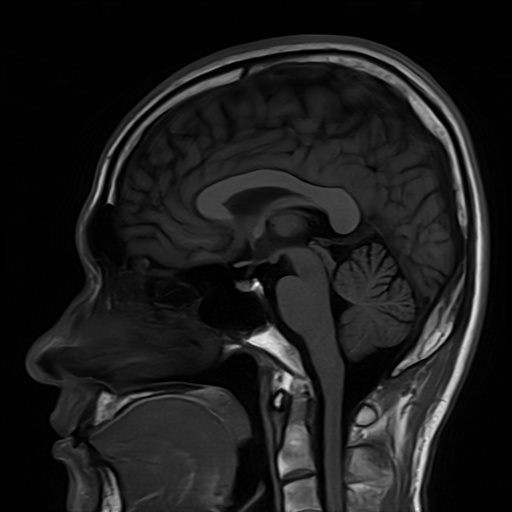
#> input picture Experiment_08/Inputs/images/Brain_MRI.png, 512 x 512 px, found by its file name
$ python task_14_1_rle_compression.py
#> lines starting #> are read from the running program, lines starting #| are printed output that depends on the picture; after the words box and inside, x2 and y2 are one past the last pixel; in counts of white or black regions, pixels touching at a corner belong together
"""
Task 14.1: Custom Run-Length Encoding (RLE) Compressor & Bit-Exact Verification
Experiment 14: Medical Image Compression and Quality Evaluation
Author: Muhammad Ikrama (Reg ID: 60140)
"""

import os
import cv2
import numpy as np
import pandas as pd
import matplotlib.pyplot as plt

BASE_DIR = os.path.dirname(os.path.abspath(__file__))
EXP_DIR = os.path.abspath(os.path.join(BASE_DIR, ".."))
TAB_DIR = os.path.join(EXP_DIR, "Tables")
FIG_DIR = os.path.join(EXP_DIR, "Figures")
IMG_DIR = os.path.join(EXP_DIR, "Inputs", "images")

os.makedirs(TAB_DIR, exist_ok=True)
os.makedirs(FIG_DIR, exist_ok=True)

def rle_encode(img):
    flat = img.ravel()
    n = len(flat)
    if n == 0: return []
    runs = []
    val = flat[0]
    count = 1
    for i in range(1, n):
        if flat[i] == val:
            count += 1
        else:
            runs.append((int(val), int(count)))
            val = flat[i]
            count = 1
    runs.append((int(val), int(count)))
    return runs

def rle_decode(runs, shape):
    out = []
    for val, count in runs:
        out.extend([val] * count)
    return np.array(out, dtype=np.uint8).reshape(shape)

def run_task_14_1():
    print("=" * 80)
    print("TASK 14.1: CUSTOM RUN-LENGTH ENCODING (RLE) COMPRESSOR")
    print("=" * 80)

    mri_path = os.path.join(IMG_DIR, "Brain_MRI.png")
    mri = cv2.imread(mri_path, cv2.IMREAD_GRAYSCALE)
#> mri is the input picture: shape (512, 512); min 0, max 254, mean 27.9
    if mri is None:
        raise FileNotFoundError(f"Brain MRI not found at {mri_path}")

    # Generate binary mask via Otsu's thresholding
    _, bin_mask = cv2.threshold(mri, 0, 255, cv2.THRESH_BINARY + cv2.THRESH_OTSU)
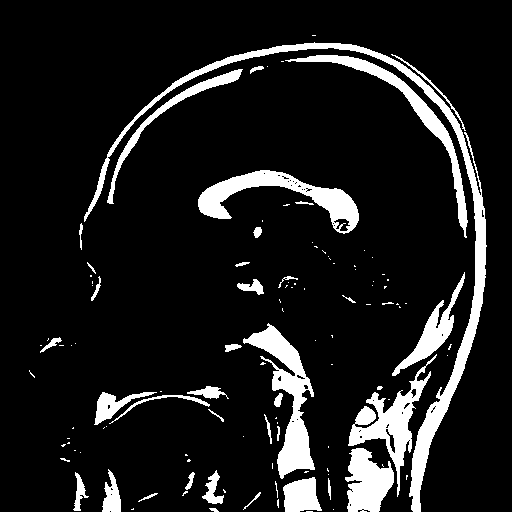
#> bin_mask: shape (512, 512); 11.3% white; 115 white regions (77 under 20 px), largest, box (x1, y1, x2, y2) and area: (84, 42, 487, 512) 7085, (243, 323, 315, 479) 3591, (198, 170, 359, 234) 3287

    records = []
    inputs = [("Binary Otsu Mask (High Redundancy)", bin_mask),
              ("Raw 8-bit Grayscale MRI (Noisy Pixels)", mri)]

    print(f"{'Input Target':<38} | {'Raw Bytes':<10} | {'Runs':<7} | {'RLE Bytes':<10} | {'CR':<6} | {'MSE':<6} | {'Status'}")
    print("-" * 88)

    dec_images = {}
    for name, img in inputs:
        runs = rle_encode(img)
        raw_b = img.size
        # Each run stores (value: 1 byte uint8, count: 2 bytes uint16) = 3 bytes
        comp_b = len(runs) * 3
        cr = raw_b / float(comp_b)
        ss = (1.0 - (1.0 / cr)) * 100.0
        dec = rle_decode(runs, img.shape)
        dec_images[name] = dec
        mse = float(np.mean((img.astype(float) - dec.astype(float)) ** 2))

        assert mse == 0.0, f"RLE reconstruction error: MSE = {mse}"
        status = "BIT-EXACT (PASS)"

        records.append({
            "Input_Type": name,
            "Raw_Bytes": raw_b,
            "Total_Runs": len(runs),
            "RLE_Compressed_Bytes": comp_b,
            "Compression_Ratio": round(cr, 2),
            "Space_Saving_Pct": round(ss, 1),
            "MSE": round(mse, 4),
            "Reconstruction_Status": status
        })
        print(f"{name:<38} | {raw_b:<10d} | {len(runs):<7d} | {comp_b:<10d} | {cr:<5.2f}x | {mse:<6.4f} | {status}")
#> this loop made 2 passes
#> (name, n in rle_encode, raw_b, comp_b, cr, ss) on passes 1 to 2: ('Binary Otsu Mask (High Redundancy)', 262144, 262144, 16419, 15.97, 93.74), ('Raw 8-bit Grayscale MRI (Noisy Pixels)', 262144, 262144, 498474, 0.526, -90.15)
#| Binary Otsu Mask (High Redundancy)     | 262144     | 5473    | 16419      | 15.97x | 0.0000 | BIT-EXACT (PASS)
#| Raw 8-bit Grayscale MRI (Noisy Pixels) | 262144     | 166158  | 498474     | 0.53 x | 0.0000 | BIT-EXACT (PASS)
#> after the loop, dec_images = 2 items; records = 2 items

    df = pd.DataFrame(records)
#> df = table of 2 rows and 8 columns
    df.to_csv(os.path.join(TAB_DIR, "exp14_task_14_1_rle_summary.csv"), index=False)

    # Plotting Figure
    fig, axes = plt.subplots(1, 4, figsize=(18, 4.5))

    axes[0].imshow(bin_mask, cmap="gray")
    axes[0].set_title("(A) Binary Otsu Mask\nRaw: 262,144 Bytes", fontsize=10, fontweight="bold")
    axes[0].axis("off")

    axes[1].imshow(dec_images["Binary Otsu Mask (High Redundancy)"], cmap="gray")
    cr_b = df.loc[0, "Compression_Ratio"]
#> cr_b = 15.97
    axes[1].set_title(f"(B) Decoded Binary Mask\nCR = {cr_b:.2f}x (MSE = 0.000)", fontsize=10, fontweight="bold")
    axes[1].axis("off")

    axes[2].imshow(mri, cmap="gray")
    axes[2].set_title("(C) Raw 8-bit Grayscale MRI\nRaw: 262,144 Bytes", fontsize=10, fontweight="bold")
    axes[2].axis("off")

    axes[3].imshow(dec_images["Raw 8-bit Grayscale MRI (Noisy Pixels)"], cmap="gray")
    cr_g = df.loc[1, "Compression_Ratio"]
#> cr_g = 0.53
    axes[3].set_title(f"(D) Decoded Grayscale MRI\nCR = {cr_g:.2f}x (Expansion! MSE = 0.000)", fontsize=10, fontweight="bold")
    axes[3].axis("off")

    plt.tight_layout()
    plt.savefig(os.path.join(FIG_DIR, "exp14_task_14_1_rle_plots.png"), dpi=300)
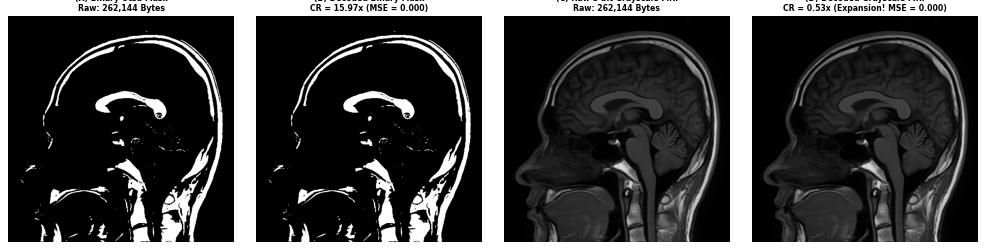
#> figure drawn by matplotlib, 4 panels
    plt.close()
    print(">>> Task 14.1 Complete. RLE figures and CSV exported.")
    return df

if __name__ == "__main__":
    run_task_14_1()

$ run again, with Experiment_14/Python/images/Brain_PET_Aligned.png copied over Experiment_08/Inputs/images/Brain_MRI.png
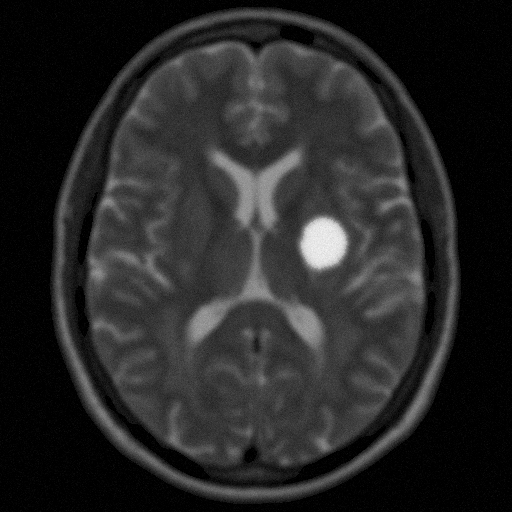
#> input picture Experiment_14/Python/images/Brain_PET_Aligned.png, 512 x 512 px, found by its file name
#> in run_task_14_1, mri is the input picture: shape (512, 512); min 0, max 247, mean 38.8
#> in run_task_14_1, `_, bin_mask = cv2.threshold(mri, 0, 255, cv2.THRESH_BINARY + cv2.THRES..`:
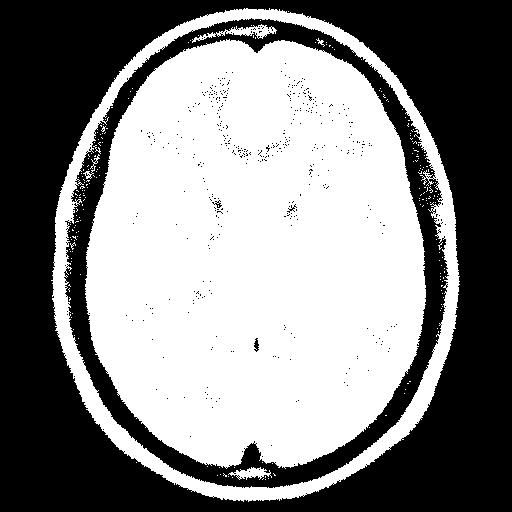
#> bin_mask: shape (512, 512); 52% white; 433 black regions (428 under 20 px), largest, box (x1, y1, x2, y2) and area: (0, 0, 512, 512) 102561, (64, 18, 449, 488) 22716, (254, 338, 259, 352) 43, (212, 200, 222, 208) 29, (287, 204, 297, 213) 25
#> the loop in run_task_14_1, `for name, img in inputs:` made 2 passes
#> (name, n in rle_encode, raw_b, comp_b, cr, ss) on passes 1 to 2: ('Binary Otsu Mask (High Redundancy)', 262144, 262144, 18573, 14.11, 92.91), ('Raw 8-bit Grayscale MRI (Noisy Pixels)', 262144, 262144, 650484, 0.403, -148.1)
#> (printed output is left out)
#> after the loop in run_task_14_1, `for name, img in inputs:`: dec_images = 2 items
#> df = table of 2 rows and 8 columns
#> cr_b = 14.11
#> cr_g = 0.4
#> in run_task_14_1, `plt.savefig(os.path.join(FIG_DIR, "exp14_task_14_1_rle_plots.png"), dp..`:
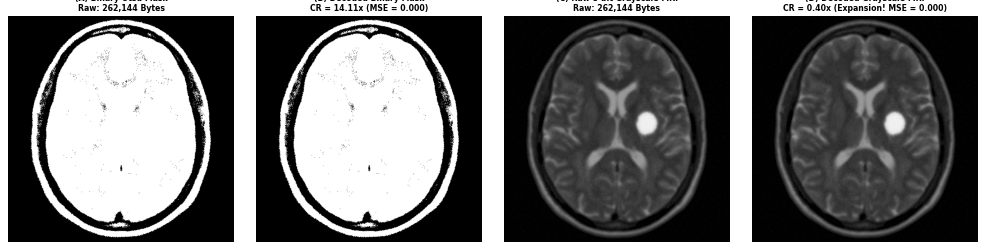
#> figure drawn by matplotlib, 4 panels

$ run again, with Experiment_14/Python/images/Brain_PET_Moving.png copied over Experiment_08/Inputs/images/Brain_MRI.png
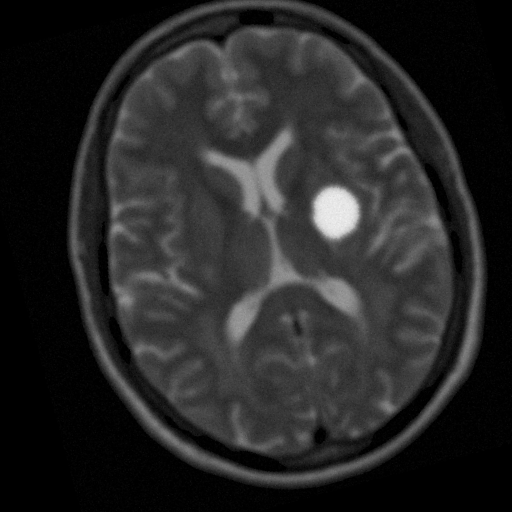
#> input picture Experiment_14/Python/images/Brain_PET_Moving.png, 512 x 512 px, found by its file name
#> in run_task_14_1, mri is the input picture: shape (512, 512); min 0, max 241, mean 38.5
#> in run_task_14_1, `_, bin_mask = cv2.threshold(mri, 0, 255, cv2.THRESH_BINARY + cv2.THRES..`:
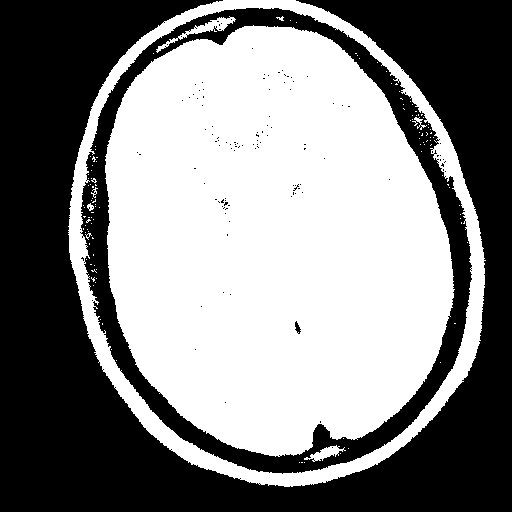
#> bin_mask: shape (512, 512); 52% white; 118 black regions (115 under 20 px), largest, box (x1, y1, x2, y2) and area: (0, 0, 512, 512) 102677, (80, 8, 472, 474) 22945, (295, 321, 301, 334) 43
#> the loop in run_task_14_1, `for name, img in inputs:` made 2 passes
#> (name, n in rle_encode, raw_b, comp_b, cr, ss) on passes 1 to 2: ('Binary Otsu Mask (High Redundancy)', 262144, 262144, 12579, 20.84, 95.2), ('Raw 8-bit Grayscale MRI (Noisy Pixels)', 262144, 262144, 602349, 0.435, -129.8)
#> (printed output is left out)
#> after the loop in run_task_14_1, `for name, img in inputs:`: dec_images = 2 items
#> df = table of 2 rows and 8 columns
#> cr_b = 20.84
#> cr_g = 0.44
#> in run_task_14_1, `plt.savefig(os.path.join(FIG_DIR, "exp14_task_14_1_rle_plots.png"), dp..`:
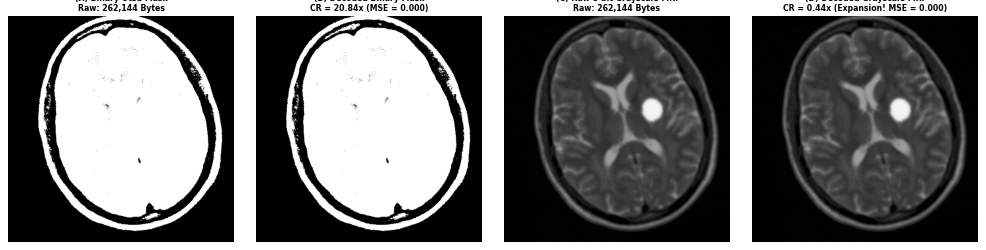
#> figure drawn by matplotlib, 4 panels
